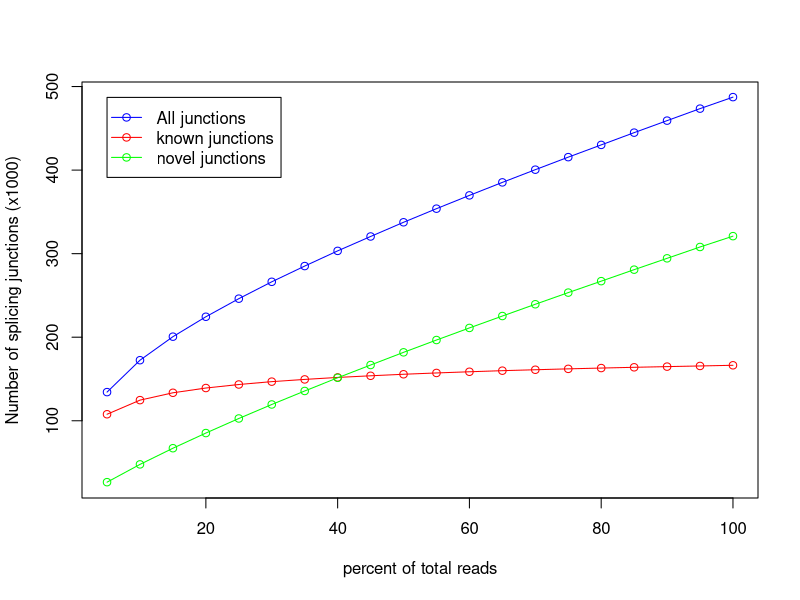

Write the R code that produced this figure.
pdf('CF98441.junctionSaturation_plot.pdf')
x=c(5,10,15,20,25,30,35,40,45,50,55,60,65,70,75,80,85,90,95,100)
y=c(107795,124695,133500,139188,143404,146828,149492,151863,153826,155654,157218,158643,159950,161061,162122,163081,163985,164804,165592,166398)
z=c(134293,172482,200646,224479,246138,266324,285147,303320,320553,337553,353847,369748,385304,400508,415510,430170,444838,459214,473574,487348)
w=c(26498,47787,67146,85291,102734,119496,135655,151457,166727,181899,196629,211105,225354,239447,253388,267089,280853,294410,307982,320950)
m=max(166,487,320)
n=min(107,134,26)
plot(x,z/1000,xlab='percent of total reads',ylab='Number of splicing junctions (x1000)',type='o',col='blue',ylim=c(n,m))
points(x,y/1000,type='o',col='red')
points(x,w/1000,type='o',col='green')
legend(5,487, legend=c("All junctions","known junctions", "novel junctions"),col=c("blue","red","green"),lwd=1,pch=1)
dev.off()
